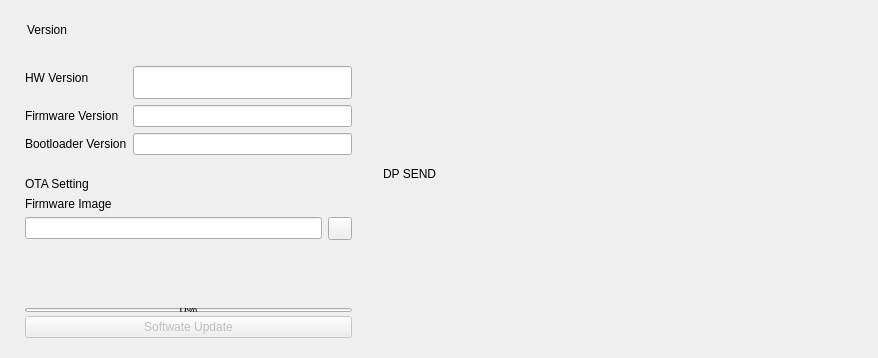
       <widget class="QWidget" name="DONGLE_TAB">
        <attribute name="title">
         <string>Dongle</string>
        </attribute>
        <layout class="QHBoxLayout" name="horizontalLayout_48">
         <item>
          <widget class="CardWidget" name="SettingCard_11">
           <property name="sizePolicy">
            <sizepolicy hsizetype="Preferred" vsizetype="Expanding">
             <horstretch>0</horstretch>
             <verstretch>0</verstretch>
            </sizepolicy>
           </property>
           <property name="minimumSize">
            <size>
             <width>350</width>
             <height>0</height>
            </size>
           </property>
           <property name="maximumSize">
            <size>
             <width>400</width>
             <height>16777215</height>
            </size>
           </property>
           <property name="styleSheet">
            <string notr="true"/>
           </property>
           <layout class="QVBoxLayout" name="verticalLayout_54">
            <item>
             <layout class="QVBoxLayout" name="verticalLayout_55">
              <item>
               <layout class="QHBoxLayout" name="horizontalLayout_47">
                <property name="leftMargin">
                 <number>5</number>
                </property>
                <item>
                 <spacer name="horizontalSpacer_55">
                  <property name="orientation">
                   <enum>Qt::Horizontal</enum>
                  </property>
                  <property name="sizeType">
                   <enum>QSizePolicy::Fixed</enum>
                  </property>
                  <property name="sizeHint" stdset="0">
                   <size>
                    <width>2</width>
                    <height>20</height>
                   </size>
                  </property>
                 </spacer>
                </item>
                <item>
                 <widget class="StrongBodyLabel" name="ParamConfLabel_11">
                  <property name="text">
                   <string>Version</string>
                  </property>
                 </widget>
                </item>
                <item>
                 <spacer name="horizontalSpacer_56">
                  <property name="orientation">
                   <enum>Qt::Horizontal</enum>
                  </property>
                  <property name="sizeHint" stdset="0">
                   <size>
                    <width>40</width>
                    <height>20</height>
                   </size>
                  </property>
                 </spacer>
                </item>
               </layout>
              </item>
              <item>
               <layout class="QVBoxLayout" name="verticalLayout_56">
                <property name="leftMargin">
                 <number>5</number>
                </property>
                <property name="topMargin">
                 <number>10</number>
                </property>
                <item>
                 <layout class="QFormLayout" name="formLayout_11">
                  <property name="topMargin">
                   <number>10</number>
                  </property>
                  <property name="bottomMargin">
                   <number>10</number>
                  </property>
                  <item row="0" column="0">
                   <widget class="BodyLabel" name="BodyLabel_PID_11">
                    <property name="sizePolicy">
                     <sizepolicy hsizetype="Expanding" vsizetype="Preferred">
                      <horstretch>0</horstretch>
                      <verstretch>0</verstretch>
                     </sizepolicy>
                    </property>
                    <property name="minimumSize">
                     <size>
                      <width>0</width>
                      <height>0</height>
                     </size>
                    </property>
                    <property name="maximumSize">
                     <size>
                      <width>16777215</width>
                      <height>16777215</height>
                     </size>
                    </property>
                    <property name="text">
                     <string>HW Version</string>
                    </property>
                   </widget>
                  </item>
                  <item row="0" column="1">
                   <widget class="LineEdit" name="HWVersion_Dongle">
                    <property name="sizePolicy">
                     <sizepolicy hsizetype="Expanding" vsizetype="Fixed">
                      <horstretch>0</horstretch>
                      <verstretch>0</verstretch>
                     </sizepolicy>
                    </property>
                    <property name="minimumSize">
                     <size>
                      <width>180</width>
                      <height>33</height>
                     </size>
                    </property>
                    <property name="text">
                     <string/>
                    </property>
                    <property name="readOnly">
                     <bool>true</bool>
                    </property>
                    <property name="clearButtonEnabled">
                     <bool>false</bool>
                    </property>
                   </widget>
                  </item>
                  <item row="1" column="0">
                   <widget class="BodyLabel" name="BodyLabel_31">
                    <property name="text">
                     <string>Firmware Version</string>
                    </property>
                   </widget>
                  </item>
                  <item row="1" column="1">
                   <widget class="LineEdit" name="FirmwareVersion_Dongle">
                    <property name="readOnly">
                     <bool>true</bool>
                    </property>
                   </widget>
                  </item>
                  <item row="2" column="0">
                   <widget class="BodyLabel" name="BodyLabel_32">
                    <property name="text">
                     <string>Bootloader Version</string>
                    </property>
                   </widget>
                  </item>
                  <item row="2" column="1">
                   <widget class="LineEdit" name="BootVersion_Dongle">
                    <property name="readOnly">
                     <bool>true</bool>
                    </property>
                   </widget>
                  </item>
                 </layout>
                </item>
                <item>
                 <widget class="HorizontalSeparator" name="HorizontalSeparator_11"/>
                </item>
                <item>
                 <widget class="StrongBodyLabel" name="StrongBodyLabel_11">
                  <property name="sizePolicy">
                   <sizepolicy hsizetype="Preferred" vsizetype="Fixed">
                    <horstretch>0</horstretch>
                    <verstretch>0</verstretch>
                   </sizepolicy>
                  </property>
                  <property name="minimumSize">
                   <size>
                    <width>0</width>
                    <height>0</height>
                   </size>
                  </property>
                  <property name="text">
                   <string>OTA Setting</string>
                  </property>
                 </widget>
                </item>
                <item>
                 <widget class="BodyLabel" name="BodyLabel_34">
                  <property name="text">
                   <string>Firmware Image</string>
                  </property>
                 </widget>
                </item>
                <item>
                 <layout class="QHBoxLayout" name="FirmFileLayOut_Dongle">
                  <property name="topMargin">
                   <number>0</number>
                  </property>
                  <item>
                   <widget class="LineEdit" name="FirmFileName_Dongle"/>
                  </item>
                  <item>
                   <widget class="ToolButton" name="FirmFileToolButton_Dongle"/>
                  </item>
                 </layout>
                </item>
                <item>
                 <spacer name="verticalSpacer_55">
                  <property name="orientation">
                   <enum>Qt::Vertical</enum>
                  </property>
                  <property name="sizeHint" stdset="0">
                   <size>
                    <width>20</width>
                    <height>40</height>
                   </size>
                  </property>
                 </spacer>
                </item>
                <item>
                 <widget class="BodyLabel" name="OTAStateLabel_Dongle">
                  <property name="text">
                   <string/>
                  </property>
                  <property name="alignment">
                   <set>Qt::AlignCenter</set>
                  </property>
                 </widget>
                </item>
                <item>
                 <widget class="ProgressBar" name="UpdateProgressBar_Dongle">
                  <property name="sizePolicy">
                   <sizepolicy hsizetype="Expanding" vsizetype="Minimum">
                    <horstretch>0</horstretch>
                    <verstretch>0</verstretch>
                   </sizepolicy>
                  </property>
                  <property name="minimumSize">
                   <size>
                    <width>0</width>
                    <height>4</height>
                   </size>
                  </property>
                  <property name="maximumSize">
                   <size>
                    <width>16777215</width>
                    <height>0</height>
                   </size>
                  </property>
                  <property name="baseSize">
                   <size>
                    <width>0</width>
                    <height>0</height>
                   </size>
                  </property>
                  <property name="autoFillBackground">
                   <bool>false</bool>
                  </property>
                  <property name="value">
                   <number>0</number>
                  </property>
                  <property name="textVisible">
                   <bool>true</bool>
                  </property>
                  <property name="orientation">
                   <enum>Qt::Horizontal</enum>
                  </property>
                  <property name="invertedAppearance">
                   <bool>false</bool>
                  </property>
                  <property name="textDirection">
                   <enum>QProgressBar::TopToBottom</enum>
                  </property>
                  <property name="useAni">
                   <bool>false</bool>
                  </property>
                  <property name="val">
                   <double>0.000000000000000</double>
                  </property>
                 </widget>
                </item>
                <item>
                 <widget class="PrimaryPushButton" name="ButtonStartOTA_Dongle">
                  <property name="enabled">
                   <bool>false</bool>
                  </property>
                  <property name="sizePolicy">
                   <sizepolicy hsizetype="Expanding" vsizetype="Fixed">
                    <horstretch>0</horstretch>
                    <verstretch>0</verstretch>
                   </sizepolicy>
                  </property>
                  <property name="text">
                   <string>Softwate Update</string>
                  </property>
                  <property name="autoDefault">
                   <bool>true</bool>
                  </property>
                 </widget>
                </item>
               </layout>
              </item>
             </layout>
            </item>
           </layout>
          </widget>
         </item>
         <item>
          <widget class="CardWidget" name="DeviceCard_11">
           <property name="sizePolicy">
            <sizepolicy hsizetype="Preferred" vsizetype="Preferred">
             <horstretch>0</horstretch>
             <verstretch>0</verstretch>
            </sizepolicy>
           </property>
           <property name="minimumSize">
            <size>
             <width>500</width>
             <height>0</height>
            </size>
           </property>
           <property name="maximumSize">
            <size>
             <width>16777215</width>
             <height>16777215</height>
            </size>
           </property>
           <layout class="QVBoxLayout" name="verticalLayout_52">
            <property name="sizeConstraint">
             <enum>QLayout::SetDefaultConstraint</enum>
            </property>
            <item>
             <layout class="QVBoxLayout" name="Layout" stretch="0,0">
              <property name="sizeConstraint">
               <enum>QLayout::SetMinAndMaxSize</enum>
              </property>
              <item>
               <layout class="QHBoxLayout" name="horizontalLayout_45">
                <property name="leftMargin">
                 <number>5</number>
                </property>
                <item>
                 <spacer name="horizontalSpacer_52">
                  <property name="orientation">
                   <enum>Qt::Horizontal</enum>
                  </property>
                  <property name="sizeType">
                   <enum>QSizePolicy::Fixed</enum>
                  </property>
                  <property name="sizeHint" stdset="0">
                   <size>
                    <width>2</width>
                    <height>20</height>
                   </size>
                  </property>
                 </spacer>
                </item>
                <item>
                 <widget class="StrongBodyLabel" name="DataProgressLabel_11">
                  <property name="text">
                   <string>DP SEND</string>
                  </property>
                 </widget>
                </item>
                <item>
                 <spacer name="horizontalSpacer_53">
                  <property name="orientation">
                   <enum>Qt::Horizontal</enum>
                  </property>
                  <property name="sizeHint" stdset="0">
                   <size>
                    <width>40</width>
                    <height>20</height>
                   </size>
                  </property>
                 </spacer>
                </item>
               </layout>
              </item>
              <item>
               <layout class="QVBoxLayout" name="DpListLayout">
                <property name="leftMargin">
                 <number>0</number>
                </property>
                <property name="topMargin">
                 <number>10</number>
                </property>
               </layout>
              </item>
             </layout>
            </item>
           </layout>
          </widget>
         </item>
        </layout>
       </widget>
